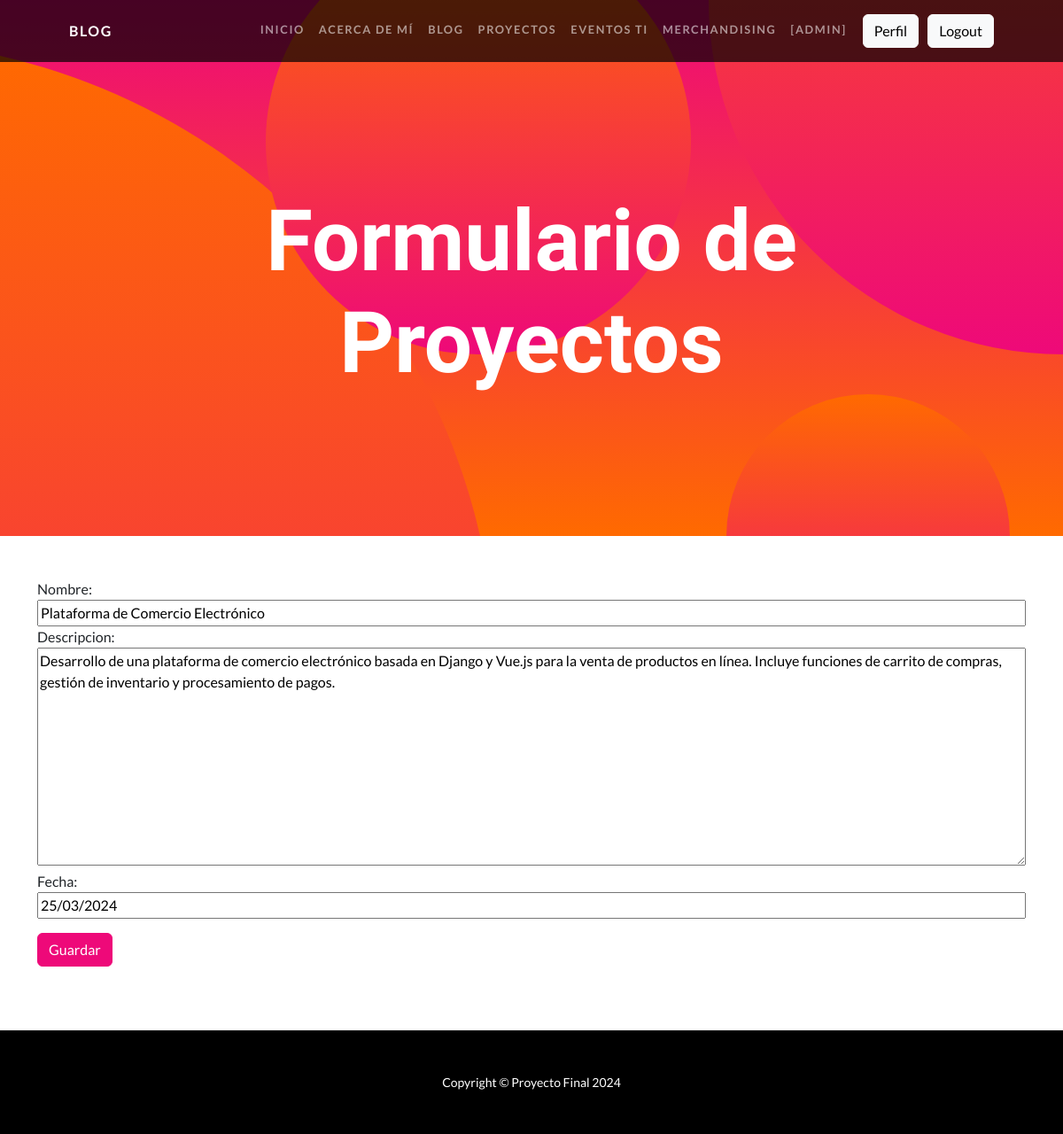
The app's page /proyectos_update/1 (signed in) with its own data.
### aplicacion/models.py (models this page shows, shortened)
class Proyectos(models.Model):
    nombre = models.CharField(max_length=100)
    descripcion = models.TextField()
    fecha = models.DateField()
    class Meta:
        verbose_name = "Proyecto"
        verbose_name_plural = "Proyectos"

### aplicacion/views.py (the view)
# urls.py: path('proyectos_update/<id_proyectos>', proyectosUpdate, name="proyectos_update"),
@login_required
def proyectosUpdate(request, id_proyectos):
    proyectos = Proyectos.objects.get(id=id_proyectos)
    if request.method == "POST":
        miForm = ProyectosForm(request.POST)
        if miForm.is_valid():
            proyectos.nombre = miForm.cleaned_data.get("nombre")
            proyectos.descripcion = miForm.cleaned_data.get("descripcion")
            proyectos.fecha = miForm.cleaned_data.get("fecha")
            proyectos.save()
            return redirect(reverse_lazy('proyectos'))
    else:
        miForm = ProyectosForm(initial={'nombre': proyectos.nombre, 'descripcion': proyectos.descripcion, 'fecha': proyectos.fecha})
    return render(request, "aplicacion/proyectosForm.html", {"form": miForm})

### aplicacion/forms.py
class ProyectosForm(forms.Form):
    nombre = forms.CharField(max_length=100, required=True)
    descripcion = forms.CharField(widget=forms.Textarea)
    fecha = forms.DateField(required=True)

### aplicacion/templates/aplicacion/proyectosForm.html (shortened to what this page needs)
{% extends "aplicacion/index.html" %}
{% block titulo %}
<h1 class="masthead-heading mb-0">Formulario de Proyectos</h1>
{% endblock titulo %}
{% block contenido %}
<div class="tab-content">
    <div class="tab-pane fade show active" id="pills-login" role="tabpanel" aria-labelledby="tab-login">
        <form class="w-100" method="post">
            <div class="mb-3">
            {{ form.as_table }}
            </div>
            <input type="submit" class="btn btn-primary btn-block mb-4" value="Guardar">
        </form>
    </div>
</div>
{% endblock contenido %}

### aplicacion/templates/aplicacion/index.html (shortened to what this page needs)
<!DOCTYPE html>
<html lang="en">
    <head>
        {% load static %}
        <link href="{% static 'css/styles.css' %}" rel="stylesheet" />
    </head>
    <body id="page-top">
        <nav class="navbar navbar-expand-lg navbar-dark navbar-custom fixed-top">
            <div class="container px-5">
                <a class="navbar-brand" href="/">Blog</a>
                <div class="collapse navbar-collapse" id="navbarResponsive">
                    <ul class="navbar-nav ms-auto">
                        <li class="nav-item"><a class="nav-link" href="/">Inicio</a></li>
                        <li class="nav-item"><a class="nav-link" href="{% url 'acerca' %}">Acerca de mí </a></li>
                        {% if user.is_authenticated %}
                        <li class="nav-item"><a class="nav-link" href="{% url 'blog_admin' %}">Blog</a></li>
                        <li class="nav-item"><a class="nav-link" href="{% url 'proyectos_admin' %}">Proyectos</a></li>
                        <li class="nav-item"><a class="nav-link" href="{% url 'eventos_admin' %}">Eventos TI</a></li>
                        <li class="nav-item"><a class="nav-link" href="{% url 'merchandising_admin' %}">Merchandising</a></li>
                        <li class="nav-item"><a class="nav-link">[{{user.username}}]</a></li>
                        <li class="nav-item"></li>
                        <li class="nav-item"><a class="btn btn-light" href="{% url 'perfil' %}">Perfil</a></li>
                        <li class="nav-item"></li>
                        <li class="nav-item"><a class="btn btn-light" href="{% url 'logout' %}">Logout</a></li>
                        {% endif %}
                    </ul>
                </div>
            </div>
        </nav>
        <header class="masthead text-center text-white">
            <div class="masthead-content">
                <div class="container px-5">
                    {% block titulo %}{% endblock titulo %}
                </div>
            </div>
            <div class="bg-circle-1 bg-circle"></div>
            <div class="bg-circle-2 bg-circle"></div>
            <div class="bg-circle-3 bg-circle"></div>
            <div class="bg-circle-4 bg-circle"></div>
        </header>
        <div class="container py-5">
            {% block contenido %}{% endblock contenido %}
        </div>
        <footer class="py-5 bg-black">
            <div class="container px-5"><p class="m-0 text-center text-white small">Copyright &copy; Proyecto Final 2024</p></div>
        </footer>
    </body>
</html>

### records on screen
Proyectos: nombre "Plataforma de Comercio Electrónico", descripcion "Desarrollo de una plataforma de comercio electrónico basada en Django y Vue.js para la venta de productos en línea. Incluye funciones de carrito de compras, gestión de inventario y procesamiento de pagos.", fecha "25/03/2024"

### other values on screen
{{ user.username }} "ADMIN"
